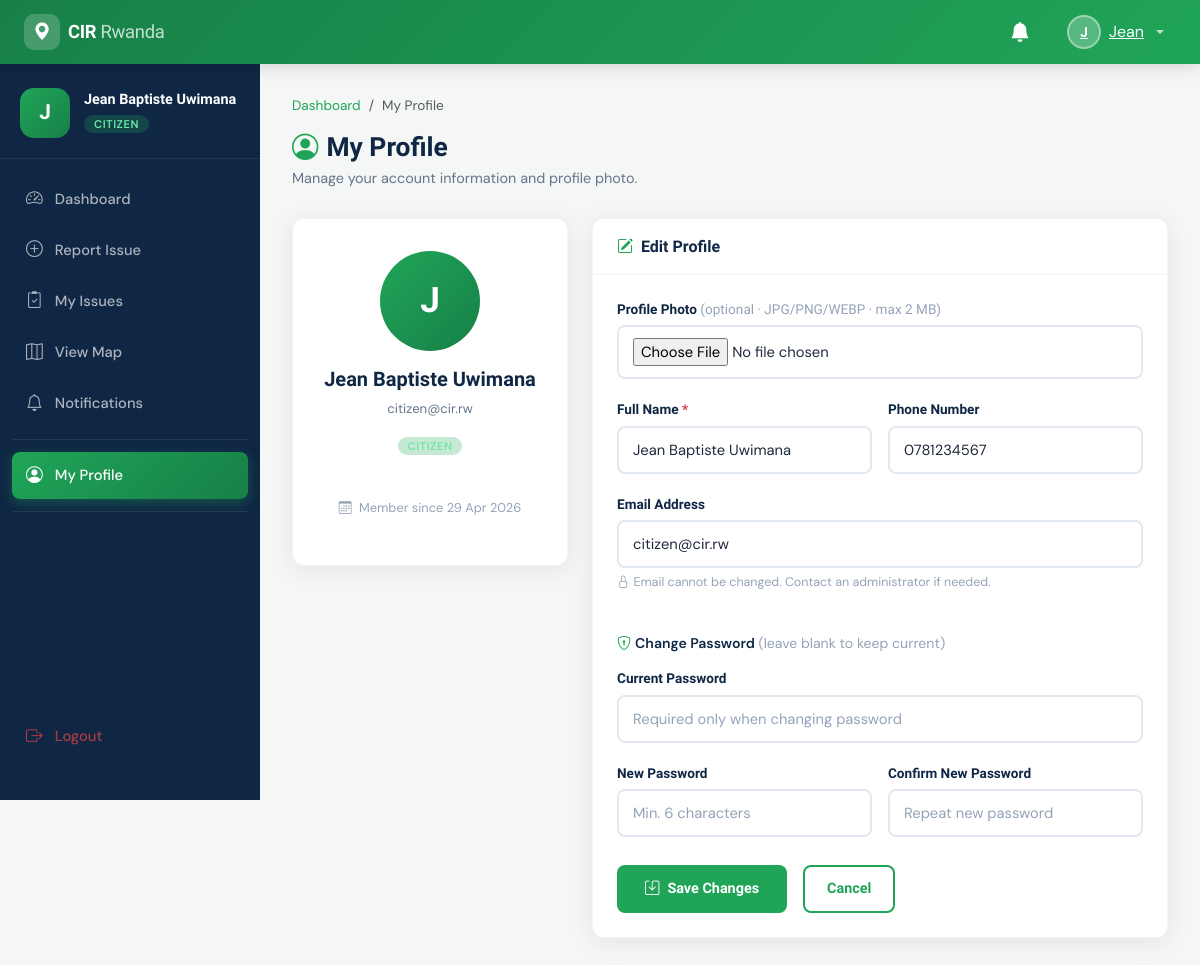
Screenshot of /pages/citizen/profile.php (signed in) with the database file from the repository.
### tables this page shows
CREATE TABLE IF NOT EXISTS users (
    id INT AUTO_INCREMENT PRIMARY KEY,
    full_name VARCHAR(150) NOT NULL,
    email VARCHAR(150) NOT NULL UNIQUE,
    password VARCHAR(255) NOT NULL,
    phone VARCHAR(20),
    role ENUM('citizen', 'admin') NOT NULL DEFAULT 'citizen',
    profile_image VARCHAR(255) DEFAULT NULL,
    is_active TINYINT(1) NOT NULL DEFAULT 1,
    created_at TIMESTAMP DEFAULT CURRENT_TIMESTAMP
);

### pages/citizen/profile.php (the view, shortened to what this page needs)
<?php
require_once __DIR__ . '/../../includes/header.php';
require_once __DIR__ . '/../../includes/profile_helper.php';
$db     = getDB();
$userId = $_SESSION['user_id'];
$stmt = $db->prepare("SELECT id, full_name, email, phone, profile_image, created_at FROM users WHERE id = ?");
$stmt->execute([$userId]);
$user = $stmt->fetch();
?>
<?php require_once __DIR__ . '/../../includes/navbar.php'; ?>
<div class="main-wrapper">
<div class="main-content">
    <nav aria-label="breadcrumb" class="mb-3">
        <ol class="breadcrumb" style="font-size:0.85rem;">
            <li class="breadcrumb-item"><a href="<?= BASE_URL ?>/pages/citizen/dashboard.php" class="text-green">Dashboard</a></li>
            <li class="breadcrumb-item active">My Profile</li>
        </ol>
    </nav>
    <div class="page-header">
        <h1><i class="bi bi-person-circle me-2 text-green"></i>My Profile</h1>
        <p>Manage your account information and profile photo.</p>
    </div>
    <div class="row g-4">
        <div class="col-lg-4">
            <div class="cir-card text-center">
                <div class="cir-card-body" style="padding:32px 24px;">
                    <div style="display:flex;justify-content:center;margin-bottom:16px;" id="avatarWrap">
                        <?= avatarHtml($user['full_name'], $user['profile_image'], '100px', '2.2rem') ?>
                    </div>
                    <h5 class="fw-bold" style="color:var(--cir-navy);"><?= htmlspecialchars($user['full_name']) ?></h5>
                    <p style="font-size:0.82rem;color:#64748b;"><?= htmlspecialchars($user['email']) ?></p>
                    <span class="sidebar-role-badge citizen-badge">Citizen</span>
                    <hr style="border-color:#f1f5f9;margin:20px 0;" />
                    <p style="font-size:0.8rem;color:#94a3b8;">
                        <i class="bi bi-calendar3 me-1"></i>
                        Member since <?= date('d M Y', strtotime($user['created_at'])) ?>
                    </p>
                </div>
            </div>
        </div>
        <div class="col-lg-8">
            <div class="cir-card">
                <div class="cir-card-header"><h5><i class="bi bi-pencil-square me-2 text-green"></i>Edit Profile</h5></div>
                <div class="cir-card-body">
                    <form method="POST" enctype="multipart/form-data">
                        <div class="form-row">
                            <label class="cir-form-label">Profile Photo <span style="color:#94a3b8;font-weight:400;">(optional · JPG/PNG/WEBP · max 2 MB)</span></label>
                            <input type="file" name="profile_image" id="profileImageInput"
                                   class="cir-form-control" accept="image/jpeg,image/png,image/webp" />
                        </div>
                        <div class="row g-3">
                            <div class="col-md-6 form-row">
                                <label class="cir-form-label">Full Name <span class="text-danger">*</span></label>
                                <input type="text" name="full_name" class="cir-form-control"
                                       value="<?= htmlspecialchars($user['full_name']) ?>" required />
                            </div>
                            <div class="col-md-6 form-row">
                                <label class="cir-form-label">Phone Number</label>
                                <input type="tel" name="phone" class="cir-form-control"
                                       value="<?= htmlspecialchars($user['phone'] ?? '') ?>"
                                       placeholder="078 xxxxxxx" />
                            </div>
                        </div>
                        <div class="form-row">
                            <label class="cir-form-label">Email Address</label>
                            <input type="email" class="cir-form-control"
                                   value="<?= htmlspecialchars($user['email']) ?>" disabled />
                            <p style="font-size:0.78rem;color:#94a3b8;margin-top:5px;">
                                <i class="bi bi-lock me-1"></i>Email cannot be changed. Contact an administrator if needed.
                            </p>
                        </div>
                        <hr style="border-color:#f1f5f9;margin:8px 0 20px;" />
                        <p class="fw-semibold" style="font-size:0.88rem;color:var(--cir-navy);margin-bottom:14px;">
                            <i class="bi bi-shield-lock me-1 text-green"></i>Change Password <span style="font-weight:400;color:#94a3b8;">(leave blank to keep current)</span>
                        </p>
                        <div class="form-row">
                            <label class="cir-form-label">Current Password</label>
                            <input type="password" name="current_password" class="cir-form-control"
                                   placeholder="Required only when changing password" />
                        </div>
                        <div class="row g-3">
                            <div class="col-md-6 form-row">
                                <label class="cir-form-label">New Password</label>
                                <input type="password" name="new_password" class="cir-form-control"
                                       placeholder="Min. 6 characters" />
                            </div>
                            <div class="col-md-6 form-row">
                                <label class="cir-form-label">Confirm New Password</label>
                                <input type="password" name="confirm_password" class="cir-form-control"
                                       placeholder="Repeat new password" />
                            </div>
                        </div>
                        <div class="d-flex gap-3 mt-2">
                            <button type="submit" class="btn-cir-primary" style="padding:12px 28px;">
                                <i class="bi bi-save"></i> Save Changes
                            </button>
                            <a href="<?= BASE_URL ?>/pages/citizen/dashboard.php" class="btn-cir-outline" style="padding:11px 22px;">
                                Cancel
                            </a>
                        </div>
                    </form>
                </div>
            </div>
        </div>
    </div>
</div>
</div>
<?php require_once __DIR__ . '/../../includes/footer.php'; ?>

### includes/profile_helper.php (shortened to what this page needs)
<?php
function avatarHtml(string $name, ?string $imagePath, string $size = '80px', string $fontSize = '1.8rem'): string
{
    $initial = strtoupper(substr($name, 0, 1));
    return "<div style=\"width:{$size};height:{$size};border-radius:50%;background:linear-gradient(135deg,var(--cir-green),var(--cir-green-dark));
        display:flex;align-items:center;justify-content:center;font-family:'Sora',sans-serif;
        font-weight:800;font-size:{$fontSize};color:#fff;\">{$initial}</div>";
}

### assets/css/style.css (style rules this page uses)
:root { --cir-green: #20a558; --cir-green-dark: #178047; --cir-green-light: #e8f7f0; --cir-navy: #0f2744; --cir-navy-mid: #1a3a5c; --cir-accent: #ffd166; --cir-red: #ef4444; --cir-orange: #f59e0b; --cir-blue: #3b82f6; --sidebar-w: 260px; --navbar-h: 64px; --radius: 12px; --radius-sm: 8px; --shadow: 0 4px 24px rgba(0,0,0,.08); --shadow-md: 0 8px 32px rgba(0,0,0,.12); --transition: all .2s ease; }
*, *::before, *::after { box-sizing: border-box; }
body { font-family: 'DM Sans', sans-serif; font-size: 0.95rem; background: #f4f7f5; color: #1e293b; margin: 0; }
h1, h2, h3, h4, h5, h6, .sora { font-family: 'Sora', sans-serif; }
a { text-decoration: none; color: inherit; }
.sidebar-role-badge { font-size: 0.7rem; padding: 2px 10px; border-radius: 20px; font-weight: 600; letter-spacing: .5px; text-transform: uppercase; }
.citizen-badge { background: rgba(32,165,88,.25); color: #6ee7a7; }
.main-wrapper { margin-left: var(--sidebar-w); margin-top: var(--navbar-h); min-height: calc(100vh - var(--navbar-h)); transition: margin-left .25s ease; }
.main-content { padding: 32px; }
.page-header { margin-bottom: 28px; }
.page-header h1 { font-size: 1.65rem; font-weight: 800; color: var(--cir-navy); margin: 0 0 4px; }
.page-header p { color: #64748b; margin: 0; font-size: 0.9rem; }
.cir-card { background: #fff; border-radius: var(--radius); box-shadow: var(--shadow); border: 1px solid #f1f5f9; overflow: hidden; }
.cir-card-header { padding: 18px 24px; border-bottom: 1px solid #f1f5f9; display: flex; align-items: center; justify-content: space-between; background: #fff; }
.cir-card-header h5 { font-family: 'Sora', sans-serif; font-weight: 700; font-size: 1rem; margin: 0; color: var(--cir-navy); }
.cir-card-body { padding: 24px; }
.btn-cir-primary { background: var(--cir-green); color: #fff; border: none; padding: 10px 22px; border-radius: var(--radius-sm); font-family: 'Sora', sans-serif; font-weight: 600; font-size: 0.9rem; cursor: pointer; transition: var(--transition); display: inline-flex; align-items: center; gap: 8px; }
.btn-cir-outline { background: transparent; color: var(--cir-green); border: 2px solid var(--cir-green); padding: 9px 20px; border-radius: var(--radius-sm); font-family: 'Sora', sans-serif; font-weight: 600; font-size: 0.9rem; cursor: pointer; transition: var(--transition); display: inline-flex; align-items: center; gap: 8px; }
.cir-form-label { font-family: 'Sora', sans-serif; font-weight: 600; font-size: 0.85rem; color: var(--cir-navy); margin-bottom: 6px; display: block; }
.cir-form-control { width: 100%; padding: 11px 14px; border: 2px solid #e2e8f0; border-radius: var(--radius-sm); font-family: 'DM Sans', sans-serif; font-size: 0.92rem; color: #1e293b; background: #fff; transition: var(--transition); outline: none; }
.cir-form-control::placeholder { color: #94a3b8; }
.form-row { margin-bottom: 20px; }
.text-green { color: var(--cir-green) !important; }

### rows the page displays
users: full_name "J", full_name "Jean Baptiste Uwimana", email "citizen@cir.rw", created_at "29 Apr 2026", phone "0781234567"

### other values shown
substr($userName, 0, 1) "J"
explode(' ', $userName)[0] "Jean"
$userName "Jean Baptiste Uwimana"
$role "CITIZEN"
